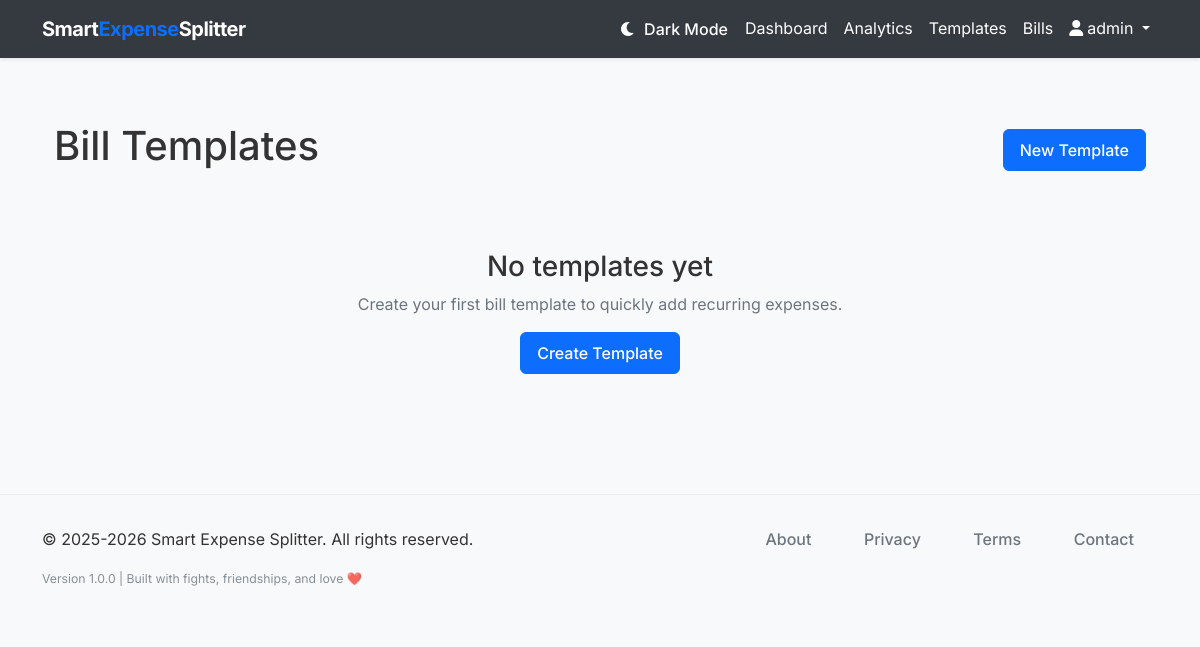
The app's page /templates (signed in), older data.
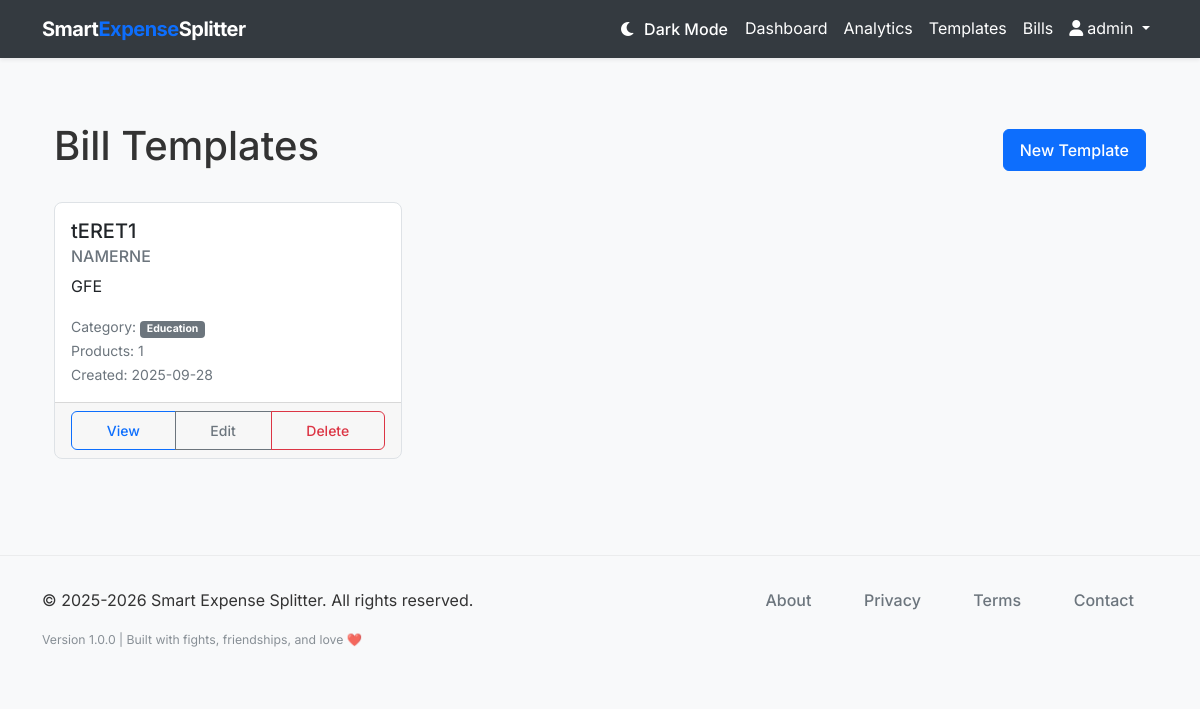
The same page, newer data.
### models.py (models this page shows)
class BillTemplate(db.Model):
    __tablename__ = 'bill_templates'
    id = db.Column(db.Integer, primary_key=True)
    name = db.Column(db.String(100), nullable=False)
    title = db.Column(db.String(100), nullable=False)
    description = db.Column(db.String(255))
    category = db.Column(db.String(50), default='Other')
    user_id = db.Column(db.Integer, db.ForeignKey('users.id'), nullable=False)
    created_at = db.Column(db.DateTime, default=datetime.utcnow)
    updated_at = db.Column(db.DateTime, default=datetime.utcnow, onupdate=datetime.utcnow)
    user = db.relationship('User', back_populates='bill_templates')
    template_products = db.relationship('TemplateProduct', back_populates='bill_template', cascade='all, delete-orphan')

### routes.py (the view)
@app.route('/templates')
@login_required
def bill_templates():
    templates = BillTemplate.query.filter_by(user_id=current_user.id).order_by(BillTemplate.created_at.desc()).all()
    return render_template('bill_templates.html', title='Bill Templates', templates=templates)

### smart_expense_splitter.py (called while the page is built)
@login_manager.user_loader
def load_user(user_id):
    from models import User
    return User.query.get(int(user_id))

### templates/bill_templates.html (shortened to what this page needs)
{% extends "layout.html" %}
{% block content %}
<div class="container mt-4">
    <div class="d-flex justify-content-between align-items-center mb-4">
        <h1>Bill Templates</h1>
        <a href="{{ url_for('new_bill_template') }}" class="btn btn-primary">New Template</a>
    </div>
    {% if templates %}
        <div class="row">
            {% for template in templates %}
                <div class="col-md-6 col-lg-4 mb-4">
                    <div class="card h-100">
                        <div class="card-body">
                            <h5 class="card-title">{{ template.name }}</h5>
                            <h6 class="card-subtitle mb-2 text-muted">{{ template.title }}</h6>
                            <p class="card-text">
                                {% if template.description %}
                                    {{ template.description[:100] }}{% if template.description|length > 100 %}...{% endif %}
                                {% else %}
                                    <em>No description</em>
                                {% endif %}
                            </p>
                            <p class="card-text">
                                <small class="text-muted">
                                    Category: <span class="badge bg-secondary">{{ template.category }}</span><br>
                                    Products: {{ template.template_products|length }}<br>
                                    Created: {{ template.created_at.strftime('%Y-%m-%d') }}
                                </small>
                            </p>
                        </div>
                        <div class="card-footer">
                            <div class="btn-group w-100" role="group">
                                <a href="{{ url_for('bill_template_detail', template_id=template.id) }}" class="btn btn-sm btn-outline-primary">View</a>
                                <a href="{{ url_for('edit_bill_template', template_id=template.id) }}" class="btn btn-sm btn-outline-secondary">Edit</a>
                                <button type="button" class="btn btn-sm btn-outline-danger" onclick="confirmDelete({{ template.id }}, '{{ template.name }}')">Delete</button>
                            </div>
                        </div>
                    </div>
                </div>
            {% endfor %}
        </div>
    {% else %}
        <div class="text-center py-5">
            <h3>No templates yet</h3>
            <p class="text-muted">Create your first bill template to quickly add recurring expenses.</p>
            <a href="{{ url_for('new_bill_template') }}" class="btn btn-primary">Create Template</a>
        </div>
    {% endif %}
</div>
{% endblock %}

Row changes from the older to the newer data that the page shows:
added BillTemplate: name "tERET1", title "NAMERNE", description "GFE", category "Education", template_products|length "1", created_at "2025-09-28"
Text that changed along with them:
text no longer shown: "No templates yet Create your first bill template to quickly add recurring expenses. Create Template"
